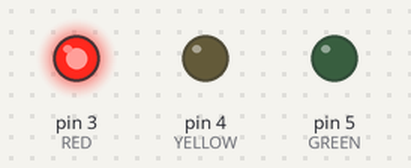
A sketch run on a simulated Arduino Uno, built with avr-gcc and run on an emulated ATmega328P. Shown: output pins drawn as LEDs (lit = HIGH).

Above: at 2.5 s.
At 5.2 s:
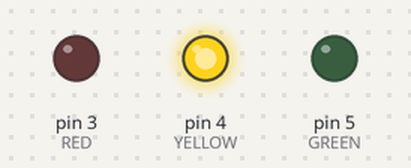
At 7.0 s:
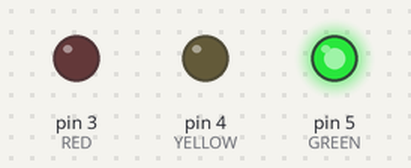
Timing chart, 0 to 11.1 s (numbered marks = the images above):
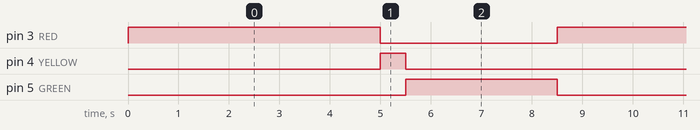

The sketch:

Traffic_Lights_LED.ino
```cpp
#define RED 3
#define YELLOW 4
#define GREEN 5

void setup() {
  pinMode(RED, OUTPUT);
  pinMode(YELLOW, OUTPUT);
  pinMode(GREEN, OUTPUT);

}
void loop() {
  digitalWrite(RED, HIGH);
  delay(5000);
  digitalWrite(RED, LOW);
  digitalWrite(YELLOW, HIGH);
  delay(500);
  digitalWrite(YELLOW, LOW);
  digitalWrite(GREEN, HIGH);
  delay(3000);
  digitalWrite(GREEN, LOW);
}
```

Measured:
- by itself, pin 3 (RED): alternates HIGH for 5.0 s and LOW for 3.5 s
- by itself, pin 4 (YELLOW): alternates HIGH for 0.50 s and LOW for 8.0 s
- by itself, pin 5 (GREEN): alternates HIGH for 3.0 s and LOW for 5.5 s
